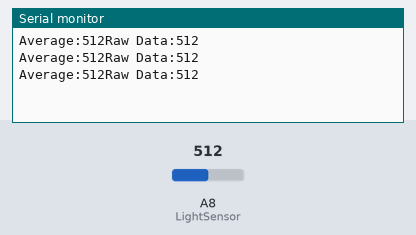
A sketch run on a simulated Arduino Mega 2560, built with avr-gcc and run on an emulated ATmega2560. On the bench: the last lines printed to the serial monitor. The inputs (shaded band) are chosen by the test bench; at power-on: A8 (LightSensor) = 512. At 10.1 s the program stops and its outputs stay as they are.

Above: at 1.2 s.
1.3 s: A8 (LightSensor) set to 716
At 1.31 s:
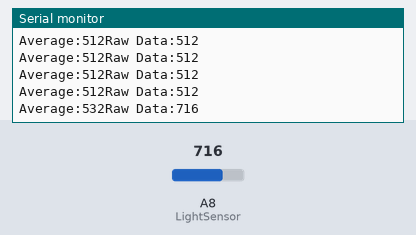
2.8 s: A8 (LightSensor) set to 900
At 10.5 s:
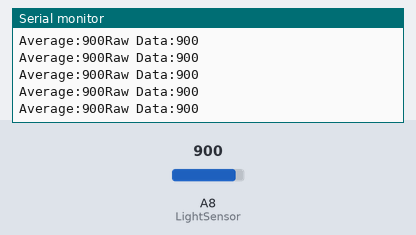
Timing chart, 0 to 11.6 s (numbered marks = the images above; inputs shaded):
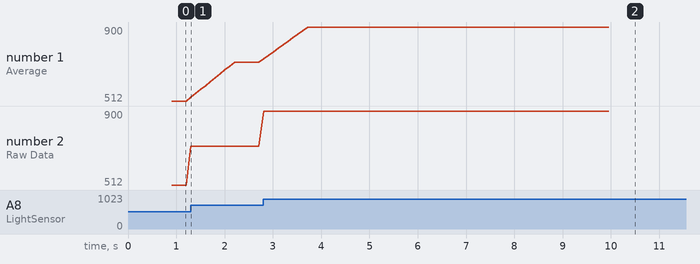

Measured:
- after the input at 1.3 s, the serial monitor: prints a new line at once (image 1)
- after the input at 2.8 s, the serial monitor: prints a new line at once (image 2)
- plotted number 1: 512 → 716 after the input at 1.3 s, 716 → 900 after the input at 2.8 s
- plotted number 2: 512 → 716 after the input at 1.3 s, 716 → 900 after the input at 2.8 s

The sketch:

Recording_Data.ino
```cpp
/*
A moving average is used to smooth data and reduce the noise within a signal.
In a moving average operation, a window size is chosen and passed through the data, averaging within each window.
For example, if we are using a window size of 10, the first window will start on element 1 and average elements 1-10;
the next window will start on element 2 and will average elements 2-11; and so on through all elements.
At the end, you will lose a few elements due to the window overlapping the end; this is called a boundary, and can be handled many ways.
For this assignment, we will just ignore it and remove the elements that require values beyond N.

Directions: For this program, students will be using the built-in light sensor (A8).

1.Write a program that can measure 100 samples of the light sensor with 100 ms between each sample.

2.Use the serial plotter to plot the data before and after a 10-element moving average.

3.Try different window sizes and observe the differences.


Submit your code and a graphical representation of the algorithm

Adafruit Circuit Playground Express was used
*/

#define LightSensor A8
#define WindowSize 10
int LightData[100] = {};

void setup(){
    Serial.begin(9600);
    pinMode(LightSensor, INPUT);
}

void loop(){

    for(int i = 0; i < 100; i++){
        LightData[i] = analogRead(LightSensor);
        // makes 10 sample average
        if(i >= WindowSize - 1){
            int sum = 0;
            for(int j = i - WindowSize + 1; j <= i; j++){
                sum += LightData[j];
            }

            Serial.print("Average:");
            Serial.print(sum / WindowSize);
            Serial.print("Raw Data:");
            Serial.println(LightData[i]);
        }
        delay(100);
    }
    for(;;);
}
```
